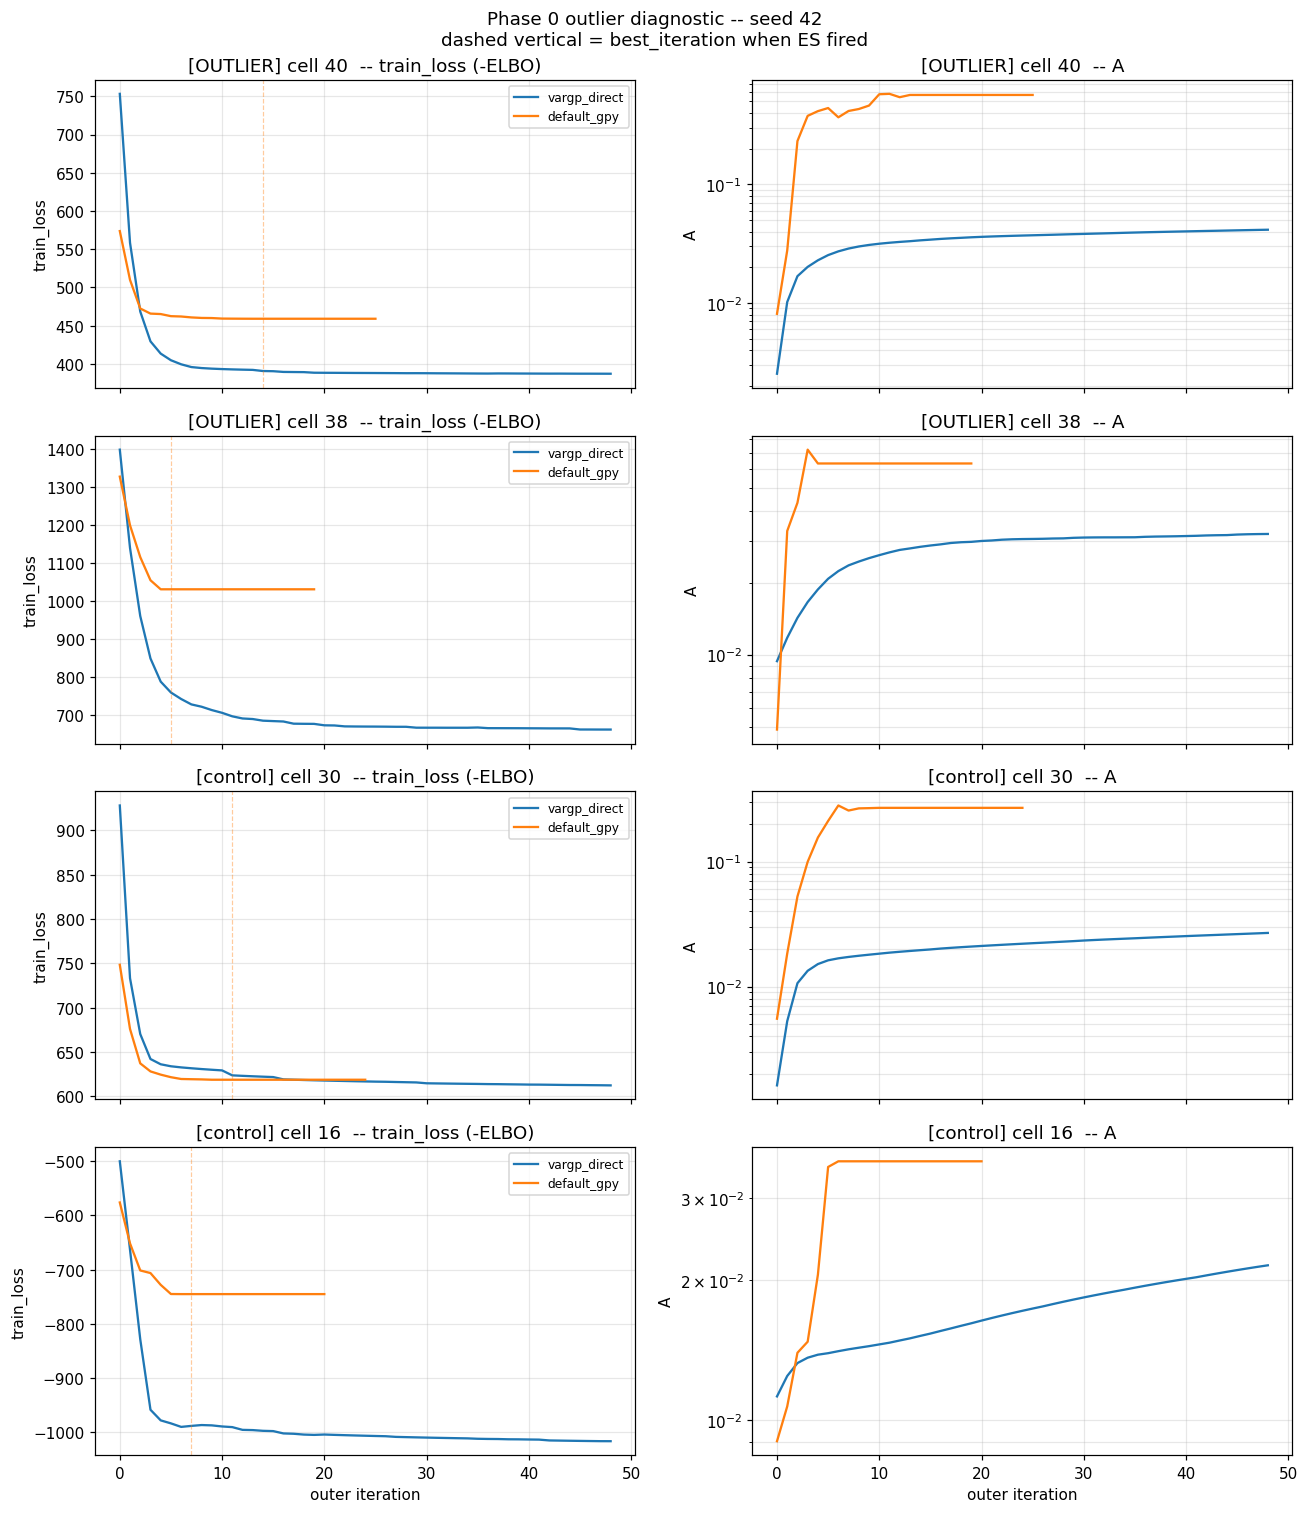

This figure's Python source:
"""Phase 0 diagnostic: compare trajectories on outlier cells (40, 38) vs
controls (30, 16) using existing sweep data only.

Produces:
  - Console table of final params, ES state, trajectory summaries.
  - diagnose_outliers_phase0.png: 4 cells x 2 subplots (ELBO and A) showing
    vargp_direct (seed 42) vs default_gpy (seed 42) trajectories side-by-side.

Input:  results.jsonl (written by run_sweep.py)
Output: diagnose_outliers_phase0.png in the investigation folder.
"""

import json
from pathlib import Path

import matplotlib
matplotlib.use('Agg')
import matplotlib.pyplot as plt
import numpy as np

INVESTIGATION_DIR = Path(__file__).parent
RESULTS_PATH = INVESTIGATION_DIR / 'results.jsonl'
PLOT_PATH = INVESTIGATION_DIR / 'diagnose_outliers_phase0.png'

FOCUS_CELLS = [
    ('outlier', 40),
    ('outlier', 38),
    ('control', 30),
    ('control', 16),
]
SEED = 42


def load():
    out = {}
    with open(RESULTS_PATH) as f:
        for line in f:
            r = json.loads(line)
            out[(r['mode'], r['cell'], r['seed'])] = r
    return out


def trajectory_summary(curve):
    if not curve:
        return 'N/A'
    arr = np.array(curve)
    return (f"n={len(arr):2d}  start={arr[0]:.3g}  "
            f"min={arr.min():.3g}  max={arr.max():.3g}  end={arr[-1]:.3g}")


def print_table(recs):
    print("=" * 100)
    print(f"Phase 0 — outlier diagnostic (seed {SEED})")
    print("=" * 100)
    for tag, cell in FOCUS_CELLS:
        print(f"\nCELL {cell}  ({tag})")
        print("-" * 100)
        for mode in ['vargp_direct', 'default_gpy']:
            r = recs.get((mode, cell, SEED))
            if r is None:
                print(f"  {mode}: <missing>")
                continue
            print(f"  [{mode}]")
            print(f"    test_r={r['test_r']:.4f}  train_r={r['train_r']:.4f}  "
                  f"final_loss={r['final_loss']:.2f}  "
                  f"stopped_early={r['stopped_early']}  "
                  f"best_iter={r['best_iteration']}  "
                  f"n_iter_run={r['n_iterations_run']}")
            print(f"    final params: A={r['final_A']:.4g}  "
                  f"lambda0={r['final_lambda0']:.3g}  "
                  f"beta={r['final_beta']:.4g}  rho={r['final_rho']:.4g}  "
                  f"eps_0=({r['final_eps_0x']:.3f}, {r['final_eps_0y']:.3f})")
            print(f"    train_loss curve: {trajectory_summary(r['train_loss_curve'])}")
            print(f"    A curve:          {trajectory_summary(r['A_curve'])}")
    print("=" * 100)


def plot(recs):
    fig, axes = plt.subplots(4, 2, figsize=(12, 14), sharex=True)
    for row, (tag, cell) in enumerate(FOCUS_CELLS):
        ax_loss = axes[row, 0]
        ax_A = axes[row, 1]
        for mode, color in [('vargp_direct', 'C0'), ('default_gpy', 'C1')]:
            r = recs.get((mode, cell, SEED))
            if r is None or not r.get('train_loss_curve'):
                continue
            loss = np.array(r['train_loss_curve'])
            A = np.array(r['A_curve'])
            x = np.arange(len(loss))
            ax_loss.plot(x, loss, color=color, label=mode, lw=1.5)
            ax_A.plot(np.arange(len(A)), A, color=color, label=mode, lw=1.5)
            if r['stopped_early']:
                bi = r['best_iteration']
                ax_loss.axvline(bi, color=color, ls='--', alpha=0.4, lw=0.8)
        title_prefix = '[OUTLIER] ' if tag == 'outlier' else '[control] '
        ax_loss.set_title(f"{title_prefix}cell {cell}  -- train_loss (-ELBO)")
        ax_A.set_title(f"{title_prefix}cell {cell}  -- A")
        ax_loss.set_ylabel('train_loss')
        ax_A.set_ylabel('A')
        ax_A.set_yscale('log')
        ax_loss.legend(fontsize=8, loc='upper right')
        ax_loss.grid(alpha=0.3)
        ax_A.grid(alpha=0.3, which='both')
    axes[-1, 0].set_xlabel('outer iteration')
    axes[-1, 1].set_xlabel('outer iteration')
    fig.suptitle(f"Phase 0 outlier diagnostic -- seed {SEED}\n"
                 f"dashed vertical = best_iteration when ES fired",
                 fontsize=12)
    fig.tight_layout()
    fig.savefig(PLOT_PATH, dpi=110, bbox_inches='tight')
    print(f"\nWrote {PLOT_PATH}")


def main():
    recs = load()
    print_table(recs)
    plot(recs)


if __name__ == '__main__':
    main()
